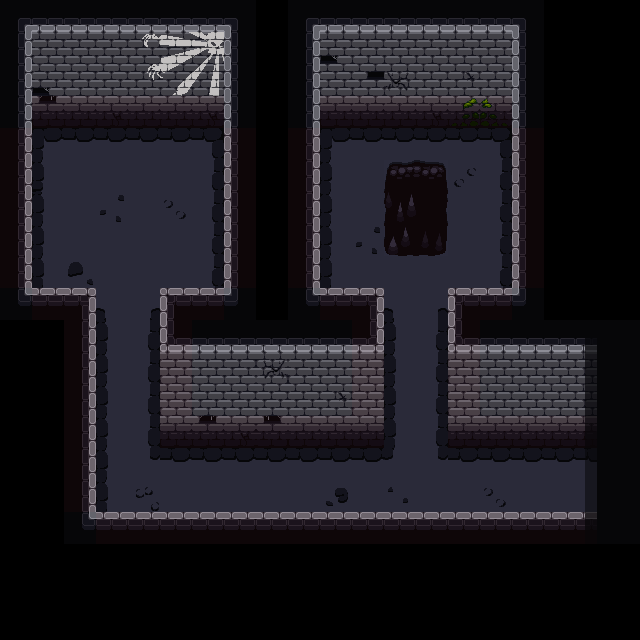

This game map was drawn from its Tiled (.tmx) file and the tilesets committed beside it. A one-line description and the full map source follow:
An orthogonal 20x20 tile map with 32x32 px tiles, 4 tile layers (стены, видимое, украшения, поверх), 4 tilesets and 1 object (player).

<map version="1.10" tiledversion="1.10.2" orientation="orthogonal" renderorder="right-down" width="20" height="20" tilewidth="32" tileheight="32" infinite="0" nextlayerid="12" nextobjectid="5">
 <tileset firstgid="1" source="Подземелье/TimeTravel_MedievalDungeon/0_TimeTravel_Dungeon.tsx" />
 <tileset firstgid="257" source="Подземелье/TimeTravel_MedievalDungeon/0_TimeTravel_DungeonDoors.tsx" />
 <tileset firstgid="491" source="Подземелье/TimeTravel_MedievalDungeon/0_InvisibleWall.tsx" />
 <tileset firstgid="492" source="Подземелье/TimeTravel_MedievalDungeon/0_Dark.tsx" />
 <layer id="6" name="стены" width="20" height="20">
  <data encoding="csv">
0,0,0,0,0,0,0,0,0,0,0,0,0,0,0,0,0,0,0,0,
0,0,0,0,0,0,0,0,0,0,0,0,0,0,0,0,0,0,0,0,
0,0,0,0,0,0,0,0,0,0,0,0,0,0,0,0,0,0,0,0,
0,491,491,491,491,491,491,0,0,0,491,491,491,491,491,491,0,0,0,0,
491,0,0,0,0,0,0,491,0,491,0,0,0,0,0,0,491,0,0,0,
491,0,0,0,0,0,0,491,0,491,0,0,491,491,0,0,491,0,0,0,
491,0,0,0,0,0,0,491,0,491,0,0,491,491,0,0,491,0,0,0,
491,0,0,0,0,0,0,491,0,491,0,0,491,491,0,0,491,0,0,0,
491,0,0,0,0,0,0,491,0,491,0,0,0,0,0,0,491,0,0,0,
0,491,491,0,0,491,491,0,0,0,491,491,0,0,491,491,0,0,0,0,
0,0,491,0,0,491,0,0,0,0,0,491,0,0,491,0,0,0,0,0,
0,0,491,0,0,491,0,0,0,0,0,491,0,0,491,0,0,0,0,0,
0,0,491,0,0,491,0,0,0,0,0,491,0,0,491,0,0,0,0,0,
0,0,491,0,0,491,491,491,491,491,491,491,0,0,491,491,491,491,491,491,
0,0,491,0,0,0,0,0,0,0,0,0,0,0,0,0,0,0,0,0,
0,0,491,0,0,0,0,0,0,0,0,0,0,0,0,0,0,0,0,0,
0,0,0,491,491,491,491,491,491,491,491,491,491,491,491,491,491,491,491,491,
0,0,0,0,0,0,0,0,0,0,0,0,0,0,0,0,0,0,0,0,
0,0,0,0,0,0,0,0,0,0,0,0,0,0,0,0,0,0,0,0,
0,0,0,0,0,0,0,0,0,0,0,0,0,0,0,0,0,0,0,0
</data>
 </layer>
 <layer id="1" name="видимое" width="20" height="20" opacity="0.97">
  <data encoding="csv">
1,2,2,2,2,2,2,3,0,1,2,2,2,2,2,2,3,0,0,0,
17,49,49,49,44,45,46,19,0,17,66,49,49,49,49,49,19,0,0,0,
17,66,49,49,60,61,62,19,0,17,49,50,51,49,67,49,19,0,0,0,
17,82,81,83,81,81,83,19,0,17,81,81,81,83,54,53,19,0,0,0,
17,97,98,98,98,98,99,19,0,17,97,98,98,98,98,99,19,0,0,0,
17,110,114,114,114,114,115,19,0,17,113,114,88,90,2147483780,115,19,0,0,0,
17,113,114,117,114,132,115,19,0,17,113,114,105,122,114,115,19,0,0,0,
17,113,114,114,114,114,115,19,0,17,113,117,104,103,114,115,19,0,0,0,
17,113,116,114,114,114,115,19,0,17,113,114,114,114,114,115,19,0,0,0,
33,34,5,1073741953,3221225601,4,34,35,0,33,34,5,1073741953,1073741955,4,34,35,0,0,0,
0,0,17,113,115,20,2,2,2,2,2,21,113,115,20,2,2,2,8,0,
0,0,17,113,115,49,39,39,2147483699,49,49,49,113,115,49,49,49,49,124,0,
0,0,17,113,115,39,39,39,49,49,67,49,113,115,49,49,49,49,124,0,
0,0,17,113,115,81,82,83,2147483730,81,81,81,113,115,81,81,81,81,140,0,
0,0,17,113,131,98,98,98,98,98,98,98,129,131,98,98,98,98,98,0,
0,0,17,113,133,114,114,114,114,114,118,114,101,114,114,132,114,114,114,0,
0,0,33,34,34,34,34,34,34,34,34,34,34,34,34,34,34,34,10,0,
0,0,0,0,0,0,0,0,0,0,0,0,0,0,0,0,0,0,0,0,
0,0,0,0,0,0,0,0,0,0,0,0,0,0,0,0,0,0,0,0,
0,0,0,0,0,0,0,0,0,0,0,0,0,0,0,0,0,0,0,0
</data>
 </layer>
 <layer id="7" name="украшения" width="20" height="20">
  <data encoding="csv">
0,0,0,0,0,0,0,0,0,0,0,0,0,0,0,0,0,0,0,0,
0,0,0,0,0,0,0,0,0,0,0,0,0,0,0,0,0,0,0,0,
0,0,0,0,0,0,0,0,0,0,0,0,0,0,0,0,0,0,0,0,
0,0,0,0,0,0,0,0,0,0,0,0,0,0,0,0,0,0,0,0,
0,0,0,0,0,0,0,0,0,0,0,0,0,0,0,0,0,0,0,0,
0,0,0,0,0,0,0,0,0,0,0,0,119,121,0,0,0,0,0,0,
0,0,0,0,0,0,0,0,0,0,0,0,135,137,0,0,0,0,0,0,
0,0,0,0,0,0,0,0,0,0,0,0,151,153,0,0,0,0,0,0,
0,0,0,0,0,0,0,0,0,0,0,0,0,0,0,0,0,0,0,0,
0,0,0,0,0,0,0,0,0,0,0,0,0,0,0,0,0,0,0,0,
0,0,0,0,0,0,0,0,0,0,0,0,0,0,0,0,0,0,0,0,
0,0,0,0,0,0,0,0,0,0,0,0,0,0,0,0,0,0,0,0,
0,0,0,0,0,0,0,0,0,0,0,0,0,0,0,0,0,0,0,0,
0,0,0,0,0,0,0,0,0,0,0,0,0,0,0,0,0,0,0,0,
0,0,0,0,0,0,0,0,0,0,0,0,0,0,0,0,0,0,0,0,
0,0,0,0,0,0,0,0,0,0,0,0,0,0,0,0,0,0,0,0,
0,0,0,0,0,0,0,0,0,0,0,0,0,0,0,0,0,0,0,0,
0,0,0,0,0,0,0,0,0,0,0,0,0,0,0,0,0,0,0,0,
0,0,0,0,0,0,0,0,0,0,0,0,0,0,0,0,0,0,0,0,
0,0,0,0,0,0,0,0,0,0,0,0,0,0,0,0,0,0,0,0
</data>
 </layer>
 <layer id="8" name="поверх" width="20" height="20">
  <properties>
   <property name="on_top" type="bool" value="true" />
  </properties>
  <data encoding="csv">
0,0,0,0,0,0,0,0,0,0,0,0,0,0,0,0,0,0,0,0,
0,0,0,0,0,0,0,0,0,0,0,0,0,0,0,0,0,0,0,0,
0,0,0,0,0,0,0,0,0,0,0,0,0,0,0,0,0,0,0,0,
0,0,0,0,0,0,0,0,0,0,0,0,0,0,0,0,0,0,0,0,
0,0,0,0,0,0,0,0,0,0,0,0,0,0,0,0,0,0,0,0,
0,0,0,0,0,0,0,0,0,0,0,0,0,0,0,0,0,0,0,0,
0,0,0,0,0,0,0,0,0,0,0,0,0,0,0,0,0,0,0,0,
0,0,0,0,0,0,0,0,0,0,0,0,0,0,0,0,0,0,0,0,
0,0,0,0,0,0,0,0,0,0,0,0,0,0,0,0,0,0,0,0,
0,0,0,0,0,0,0,0,0,0,0,0,0,0,0,0,0,0,0,0,
0,0,0,0,0,0,0,0,0,0,0,0,0,0,0,0,0,0,2684355061,492,
0,0,0,0,0,0,0,0,0,0,0,0,0,0,0,0,0,0,2684355061,492,
0,0,0,0,0,0,0,0,0,0,0,0,0,0,0,0,0,0,2684355061,492,
0,0,0,0,0,0,0,0,0,0,0,0,0,0,0,0,0,0,2684355061,492,
0,0,0,0,0,0,0,0,0,0,0,0,0,0,0,0,0,0,2684355061,492,
0,0,0,0,0,0,0,0,0,0,0,0,0,0,0,0,0,0,2684355061,492,
0,0,0,0,0,0,0,0,0,0,0,0,0,0,0,0,0,0,2684355061,492,
0,0,0,0,0,0,0,0,0,0,0,0,0,0,0,0,0,0,0,0,
0,0,0,0,0,0,0,0,0,0,0,0,0,0,0,0,0,0,0,0,
0,0,0,0,0,0,0,0,0,0,0,0,0,0,0,0,0,0,0,0
</data>
 </layer>
 <objectgroup id="5" name="объекты">
  <object id="2" type="player" gid="165" x="114" y="207" width="32" height="32" />
 </objectgroup>
 <objectgroup id="11" name="игрок" />
</map>
